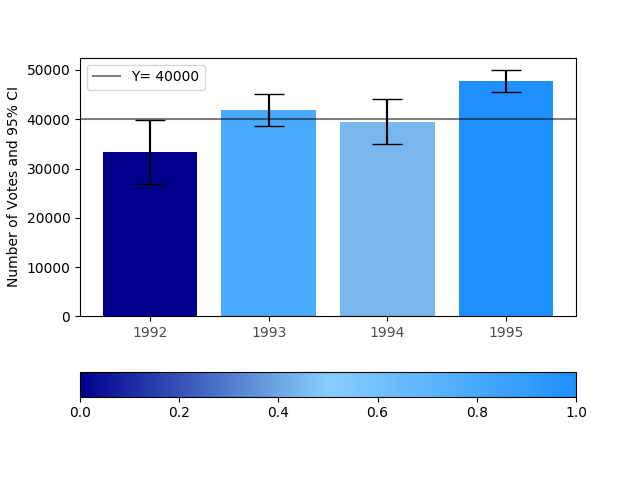

The script that drew this image:

# coding: utf-8

# # Assignment 3 - Building a Custom Visualization
# 
# ---
# 
# In this assignment you must choose one of the options presented below and submit a visual as well as your source code for peer grading. The details of how you solve the assignment are up to you, although your assignment must use matplotlib so that your peers can evaluate your work. The options differ in challenge level, but there are no grades associated with the challenge level you chose. However, your peers will be asked to ensure you at least met a minimum quality for a given technique in order to pass. Implement the technique fully (or exceed it!) and you should be able to earn full grades for the assignment.
# 
# 
# &nbsp;&nbsp;&nbsp;&nbsp;&nbsp;&nbsp;Ferreira, N., Fisher, D., & Konig, A. C. (2014, April). [Sample-oriented task-driven visualizations: allowing users to make better, more confident decisions.](https://www.microsoft.com/en-us/research/wp-content/uploads/2016/02/Ferreira_Fisher_Sample_Oriented_Tasks.pdf) 
# &nbsp;&nbsp;&nbsp;&nbsp;&nbsp;&nbsp;In Proceedings of the SIGCHI Conference on Human Factors in Computing Systems (pp. 571-580). ACM. ([video](https://www.youtube.com/watch?v=BI7GAs-va-Q))
# 
# 
# In this [paper](https://www.microsoft.com/en-us/research/wp-content/uploads/2016/02/Ferreira_Fisher_Sample_Oriented_Tasks.pdf) the authors describe the challenges users face when trying to make judgements about probabilistic data generated through samples. As an example, they look at a bar chart of four years of data (replicated below in Figure 1). Each year has a y-axis value, which is derived from a sample of a larger dataset. For instance, the first value might be the number votes in a given district or riding for 1992, with the average being around 33,000. On top of this is plotted the 95% confidence interval for the mean (see the boxplot lectures for more information, and the yerr parameter of barcharts).
# 
# <br>
# <img src="readonly/Assignment3Fig1.png" alt="Figure 1" style="width: 400px;"/>
# <h4 style="text-align: center;" markdown="1">  &nbsp;&nbsp;&nbsp;&nbsp;&nbsp;&nbsp;&nbsp;&nbsp;Figure 1 from (Ferreira et al, 2014).</h4>
# 
# <br>
# 
# A challenge that users face is that, for a given y-axis value (e.g. 42,000), it is difficult to know which x-axis values are most likely to be representative, because the confidence levels overlap and their distributions are different (the lengths of the confidence interval bars are unequal). One of the solutions the authors propose for this problem (Figure 2c) is to allow users to indicate the y-axis value of interest (e.g. 42,000) and then draw a horizontal line and color bars based on this value. So bars might be colored red if they are definitely above this value (given the confidence interval), blue if they are definitely below this value, or white if they contain this value.
# 
# 
# <br>
# <img src="readonly/Assignment3Fig2c.png" alt="Figure 1" style="width: 400px;"/>
# <h4 style="text-align: center;" markdown="1">  Figure 2c from (Ferreira et al. 2014). Note that the colorbar legend at the bottom as well as the arrows are not required in the assignment descriptions below.</h4>
# 
# <br>
# <br>
# 
# **Easiest option:** Implement the bar coloring as described above - a color scale with only three colors, (e.g. blue, white, and red). Assume the user provides the y axis value of interest as a parameter or variable.
# 
# 
# **Harder option:** Implement the bar coloring as described in the paper, where the color of the bar is actually based on the amount of data covered (e.g. a gradient ranging from dark blue for the distribution being certainly below this y-axis, to white if the value is certainly contained, to dark red if the value is certainly not contained as the distribution is above the axis).
# 
# **Even Harder option:** Add interactivity to the above, which allows the user to click on the y axis to set the value of interest. The bar colors should change with respect to what value the user has selected.
# 
# **Hardest option:** Allow the user to interactively set a range of y values they are interested in, and recolor based on this (e.g. a y-axis band, see the paper for more details).
# 
# ---
# 
# *Note: The data given for this assignment is not the same as the data used in the article and as a result the visualizations may look a little different.*

# In[27]:

# Use the following data for this assignment:

import pandas as pd
import numpy as np

np.random.seed(12345)

df = pd.DataFrame([np.random.normal(32000,200000,3650), 
                   np.random.normal(43000,100000,3650), 
                   np.random.normal(43500,140000,3650), 
                   np.random.normal(48000,70000,3650)], 
                  index=[1992,1993,1994,1995])
df


# In[28]:

# Import necessary libriries
import matplotlib.pyplot as plt
get_ipython().magic('matplotlib notebook')
from scipy import stats
import matplotlib.colors as mcol
import matplotlib.cm as cm


# In[29]:

# 1. Calculate the mean (m) for year in df
## year_avg ==> m
m = df.mean(axis = 1)

# Calculate the standard deviation
## year_std ==> ci
ci = df.std(axis = 1)

# Calculate the margin of error (yerr): where margin of error = standard error* C 
# (C is a constant determined by the 95% (Critical value or T-value of 95% of a normal distribution) 
# i.e.abs(qnorm( (1-.95)/2 percentile)), for a normal distribution C is approximately 1.96
yerr = ci / np.sqrt(df.shape[1]) * stats.t.ppf(1-0.05/2, df.shape[1]-1)


# In[30]:

# 2. plot a bar chart using m and ci, the chart should look like the Figure 1 from (Ferreira et al, 2014) 
# shown in the assignment description

plt.figure()
bars = plt.bar(range(df.shape[0]), m, yerr = yerr, capsize=11, align='center', color = 'dodgerblue')


# In[31]:

# 3. plot a horizontal line Y

fig = plt.gcf()
threshold = 40000
#plt.axhline(y = threshold, color = 'k', alpha = 0.5)
plt.axhline(y=y_test, color='k', alpha=0.5, label='Y= {}'.format(y_test))


# In[32]:

# 4. based on the value of y (this can be inputed through the update function of the animation or manually)
# set the colour of each of the columns in the bar chart, this can be done using an if or switch statement
cm1 = mcol.LinearSegmentedColormap.from_list("MyCmapName",["darkblue", "lightskyblue", "dodgerblue"])
cpick = cm.ScalarMappable(cmap=cm1)
cpick.set_array([])

percentages = []

for bar, yerr_ in zip(bars, yerr):
    low = bar.get_height() - yerr_
    high = bar.get_height() + yerr_
    percentage = (high-threshold)/(high-low)
    if percentage>1: percentage = 1
    if percentage<0: percentage=0
    percentages.append(percentage)
    
cpick.to_rgba(percentages)

plt.xticks(range(df.shape[0]), df.index, alpha = 0.7)
bars = plt.bar(range(df.shape[0]), m, yerr = yerr, color = cpick.to_rgba(percentages))
plt.colorbar(cpick, orientation='horizontal')
plt.ylabel('Number of Votes and 95% CI')
plt.legend()


# In[ ]:
